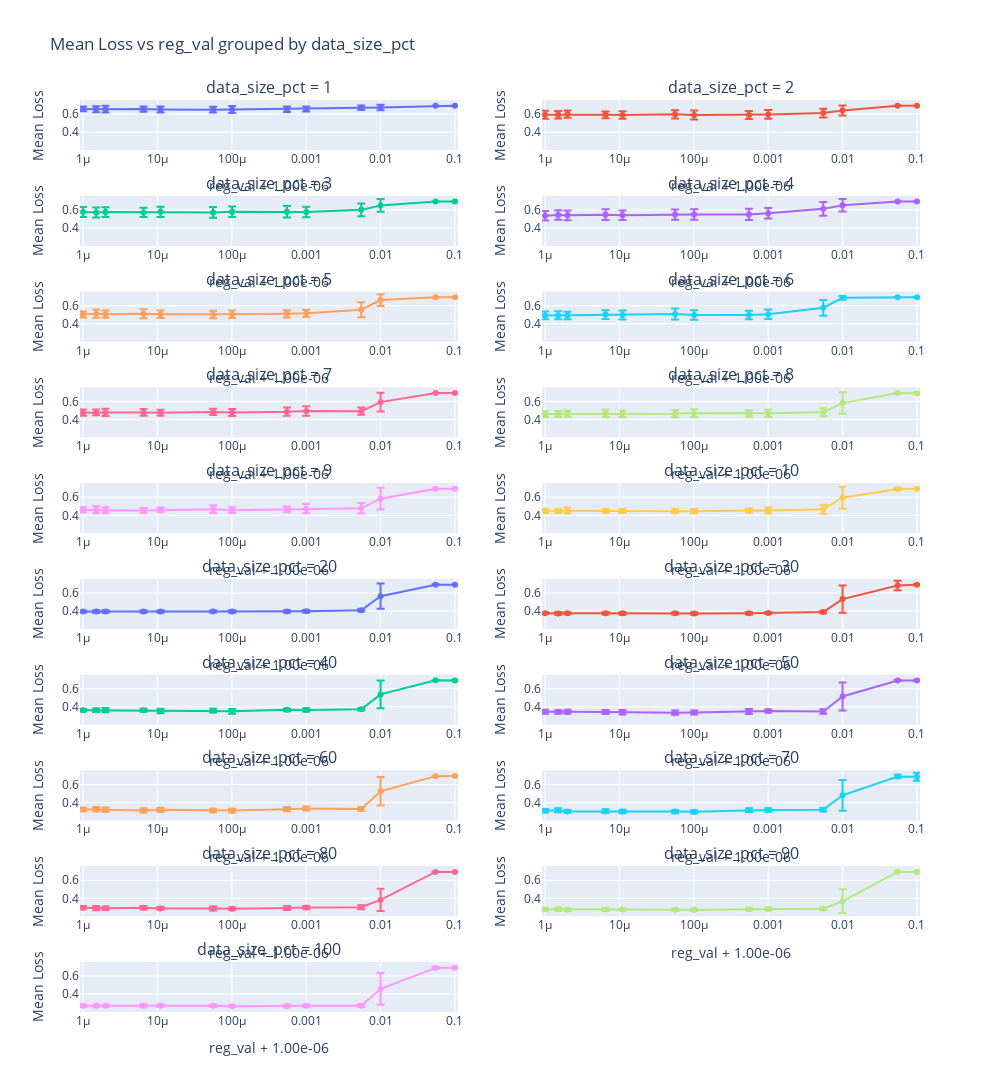

Notebook cell for this chart:
### Code cell
plot_data_size_pct = plot_mean_loss(dataset, x_axis='reg_val', group_by='data_size_pct', log_x=log_scale)
